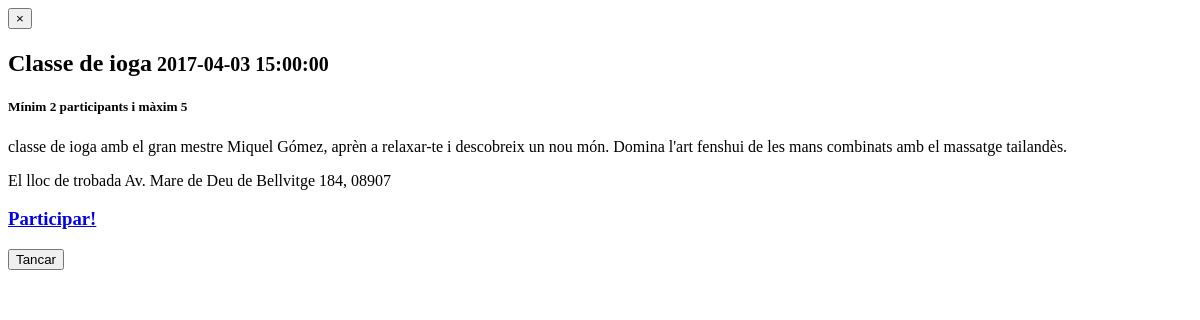
The page /php/main/body/verEvento.php?eve_id=2 (signed in) on the database as committed earlier.
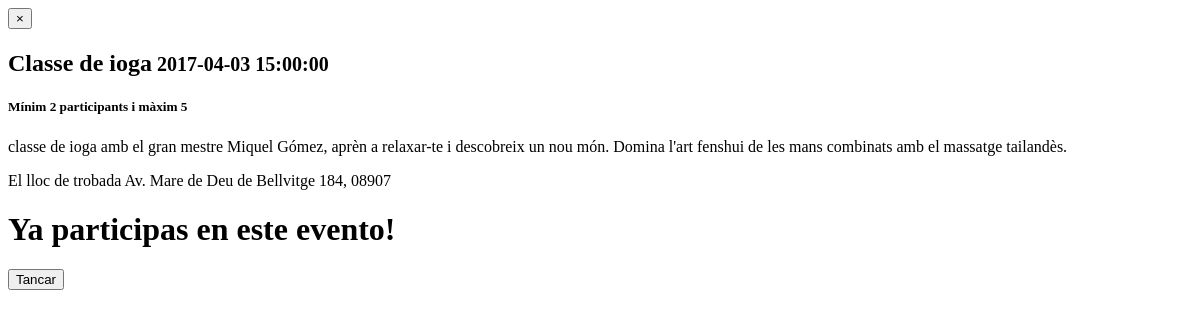
The same page on the database as committed later.
### tables this page shows
CREATE TABLE `tbl_events` (
  `eve_id` int(11) NOT NULL,
  `eve_nom` varchar(50) NOT NULL,
  `eve_descripcio` text NOT NULL,
  `eve_tipus` enum('Esports','Gastronomic','3R','DIY','Solidari') NOT NULL,
  `eve_data` datetime NOT NULL,
  `eve_localitzacio` varchar(50) NOT NULL,
  `usu_id` int(11) DEFAULT NULL,
  `eve_estat` enum('actiu','inactiu','finalitzat','') NOT NULL,
  `eve_min_part` int(11) NOT NULL,
  `eve_max_part` int(11) NOT NULL
);

### php/includes/visualizarPermisivo.php (called while the page is built, shortened)
<?php session_start();
if (isset($_SESSION['usu_id'])) {
	$usu = $_SESSION['usu_id'];
}else{
	$msgNoUsuarios = "Per participar <strong>fes login</strong> o <strong>registra't.</strong>";
}
 ?>

### php/main/body/verEvento.php (the view, shortened to what this page needs)
<?php
	include '../../includes/visualizarPermisivo.php';
	include '../../conexio/conexio.php';
	$eve_id = $_GET['eve_id'];
 ?>
<body>
<div>
<?php
	$sql = "SELECT * FROM `tbl_events` WHERE eve_id = $eve_id";
	$eventos=mysqli_query($conexion, $sql);
    if (mysqli_num_rows($eventos) != 0){
      while ($evento = mysqli_fetch_array($eventos)) {
		$titol = $evento['eve_nom'];
		$descripcio = $evento['eve_descripcio'];
		$eve_id = $evento['eve_id'];
		$eve_data= $evento['eve_data'];
		$max_part = $evento['eve_max_part'];
		$eve_localitzacio = $evento['eve_localitzacio'];
		$eve_min_part = $evento['eve_min_part'];
		$eve_max_part = $evento['eve_max_part'];
		?>
		<div class="modal-content">
      		<div class="modal-header">
        		<button type="button" class="close" data-dismiss="modal">&times;</button>
       			 <h4 class="modal-title"><?php echo "<h2>$titol<small> $eve_data</small></h2>"; ?></h4>
      		</div>
      		<div class="modal-body">
      		  <?php
				echo "
				<h5>Mínim $eve_min_part participants i màxim $eve_max_part</h5>
				<p>$descripcio</p>
				<p>El lloc de trobada $eve_localitzacio</p>
				";
			?>
		<?php
		$sqlParticipa = "SELECT * FROM `tbl_participants` INNER JOIN `tbl_events` ON `tbl_participants`.`eve_id` = `tbl_events`.`eve_id` WHERE `tbl_events`.`eve_id` = $eve_id AND `tbl_participants`.`usu_id` = $usu";
		$participa=mysqli_query($conexion, $sqlParticipa);
		if (mysqli_num_rows($participa) != 0){
    		echo "<h1>Ya participas en este evento!</h1>";
    	}else{
			$sql1 = "SELECT * FROM `tbl_participants` WHERE eve_id = $eve_id";
			$verCapacidad = mysqli_query($conexion, $sql1);
			if (mysqli_num_rows($verCapacidad)) {
				$contador = 0;
				while ($capacidad = mysqli_fetch_array($verCapacidad)) {
				$contador++;
				}
			}else {
				$contador = 0;
			}
			if (isset($usu) && $contador<$max_part) {
				echo "<a href='../../proc/participar.proc.php?eve_id=$eve_id'><h3>Participar!</h3></a>";
			}elseif (isset($usu) && $contador == $max_part) {
				echo "<h1>No quedan plazas!</h1>";
			}elseif (!isset($usu)) {
				echo "<a href='provandoLogin.html'><h3>Inicia sessió per participar!</h3></a>";
			}
    	}
 ?>
	</div>
      		<div class="modal-footer">
        	<button type="button" class="btn btn-default" data-dismiss="modal">Tancar</button>
      		</div>
    	</div>
	<?php
}
}
	 ?>
</body>
</html>

Rows that differ between the two databases and show on the page:
changed tbl_events "Classe de ioga": text "Participar!" → "Ya participas en este evento!"
